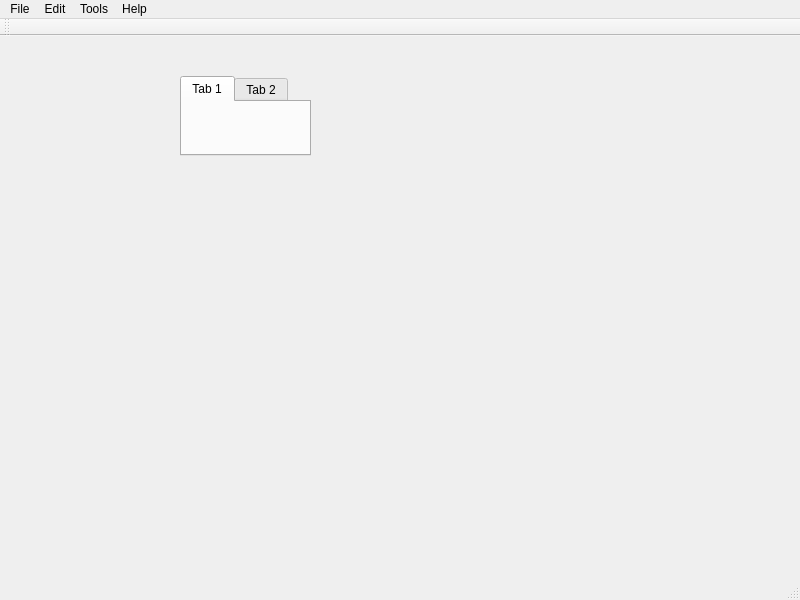
<?xml version="1.0" encoding="UTF-8"?>
<ui version="4.0">
 <class>HMainWindow</class>
 <widget class="QMainWindow" name="HMainWindow">
  <property name="geometry">
   <rect>
    <x>0</x>
    <y>0</y>
    <width>800</width>
    <height>600</height>
   </rect>
  </property>
  <property name="windowTitle">
   <string>HMainWindow</string>
  </property>
  <widget class="QWidget" name="centralWidget">
   <widget class="QTabWidget" name="centralTabWidget">
    <property name="geometry">
     <rect>
      <x>180</x>
      <y>40</y>
      <width>131</width>
      <height>80</height>
     </rect>
    </property>
    <property name="currentIndex">
     <number>0</number>
    </property>
    <widget class="QWidget" name="tab">
     <attribute name="title">
      <string>Tab 1</string>
     </attribute>
    </widget>
    <widget class="QWidget" name="tab_2">
     <attribute name="title">
      <string>Tab 2</string>
     </attribute>
    </widget>
   </widget>
   <widget class="HSideTabWidget" name="sideWidget" native="true">
    <property name="geometry">
     <rect>
      <x>10</x>
      <y>10</y>
      <width>151</width>
      <height>521</height>
     </rect>
    </property>
   </widget>
  </widget>
  <widget class="QMenuBar" name="menuBar">
   <property name="geometry">
    <rect>
     <x>0</x>
     <y>0</y>
     <width>800</width>
     <height>23</height>
    </rect>
   </property>
   <widget class="QMenu" name="menuFile">
    <property name="title">
     <string>File</string>
    </property>
   </widget>
   <widget class="QMenu" name="menuEdit">
    <property name="title">
     <string>Edit</string>
    </property>
   </widget>
   <widget class="QMenu" name="menuTools">
    <property name="title">
     <string>Tools</string>
    </property>
   </widget>
   <widget class="QMenu" name="menuHelp">
    <property name="title">
     <string>Help</string>
    </property>
    <addaction name="actionAbout_Hamster"/>
   </widget>
   <addaction name="menuFile"/>
   <addaction name="menuEdit"/>
   <addaction name="menuTools"/>
   <addaction name="menuHelp"/>
  </widget>
  <widget class="QToolBar" name="mainToolBar">
   <attribute name="toolBarArea">
    <enum>TopToolBarArea</enum>
   </attribute>
   <attribute name="toolBarBreak">
    <bool>false</bool>
   </attribute>
  </widget>
  <widget class="QStatusBar" name="statusBar"/>
  <action name="actionAbout_Hamster">
   <property name="text">
    <string>About Hamster</string>
   </property>
  </action>
 </widget>
 <layoutdefault spacing="6" margin="11"/>
 <customwidgets>
  <customwidget>
   <class>HSideTabWidget</class>
   <extends>QWidget</extends>
   <header>hsidetabwidget.h</header>
   <container>1</container>
  </customwidget>
 </customwidgets>
 <resources/>
 <connections/>
</ui>
